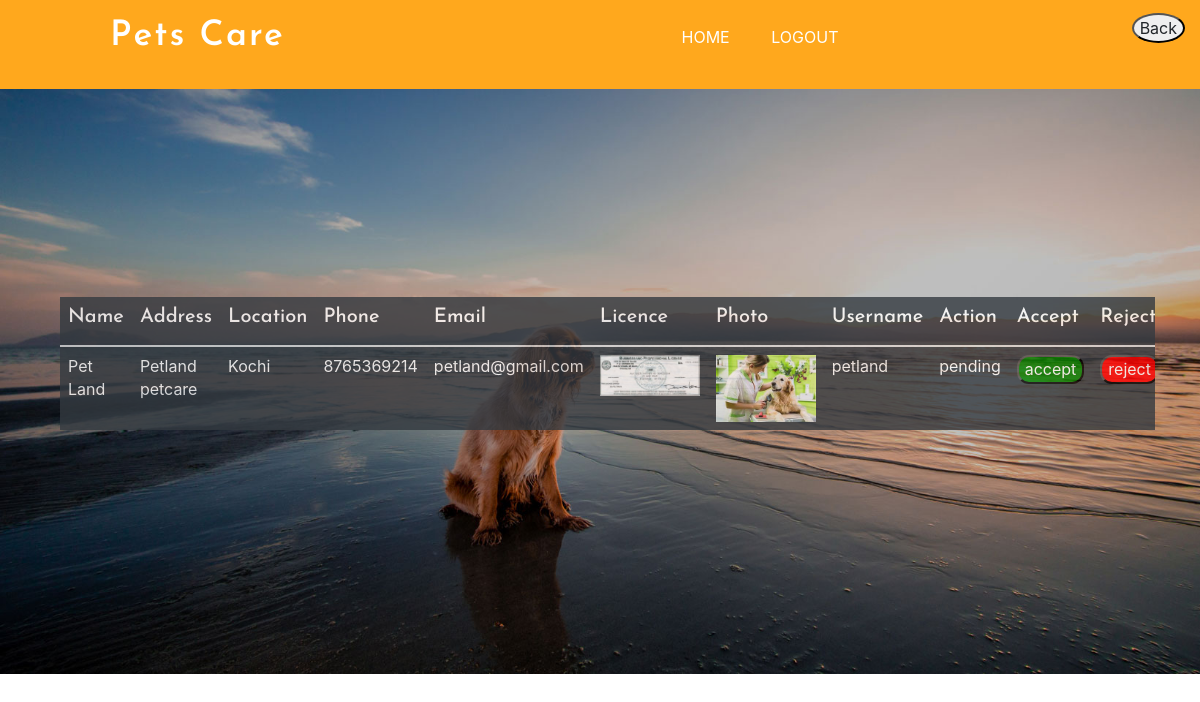
The page /req on the database its author committed.
### petsapp/models.py (models this page shows, shortened)
class caretaker(models.Model):
    Name = models.CharField(max_length=50)
    Address = models.CharField(max_length=50)
    Location=models.CharField(max_length=50)
    Photo=models.FileField()
    Phone = models.IntegerField()
    Email = models.EmailField()
    Licence=models.FileField()
    Username = models.CharField(max_length=50)
    Action=models.CharField(max_length=50)

### petsapp/views.py (the view)
# urls.py: path('req',views.request),
def request(re):
    if re.method == 'GET':
        d = caretaker.objects.filter(Action='pending')
        return render(re, 'request.html', {'r': d})
    else:
        return render(re, 'admin.html')

### template/request.html (shortened to what this page needs)
<!DOCTYPE html>
<html lang="en" xmlns="http://www.w3.org/1999/html">
{% load static %}
<head>
<link href="{% static 'airy/css/bootstrap.css' %}" rel="stylesheet" type="text/css" media="all" />
<link href="{% static 'airy/css/font-awesome.css' %}" rel="stylesheet">
<link href="{% static 'airy/css/easy-responsive-tabs.css' %}" rel='stylesheet' type='text/css'/>
<link href="{% static 'airy/css/component.css' %}" rel="stylesheet" type="text/css"  />
<link href="{% static 'airy/css/style.css' %}" rel="stylesheet" type="text/css" media="all" />
    <link rel="stylesheet" href="https://cdn.jsdelivr.net/npm/bootstrap@4.6.2/dist/css/bootstrap.min.css">
</head>
<body class="cbp-spmenu-push" id="home">
        <div id="house" class="top-header">
				<div class="col-md-6 logo-w3l w32">
					<h1 class="location"><a href="caretaker.html">Pets Care</a></h1>
				</div>
				<div class="col-md-6 logo-w3l w31 sea">
					<div class="right-w3l">
						<ul class="top-links"><li class="nav-item active">
                            	<a class="nav-link" href="aprofile" style="color:white">HOME <span class="sr-only">(current)</span></a>
                        	</li>
							<li class="nav-item active">
                            	<a class="nav-link" href="logout" style="color:white" >LOGOUT <span class="sr-only">(current)</span></a>
                        	</li>
						</ul>
					</div>
						<div class="w3ls_search">
				<div class="cd-main-header">
					<ul class="cd-header-buttons">
						<input type="button" style="border-radius: 50%;"value="Back" onclick="history.back()">
					</ul>
				</div>
			</div>
				</div>
				<div class="clearfix"></div>
		</div>
		<div class="banner" >
		     <div class="banner-slider">
				<div class="container">
			     <div id="top" class="callbacks_container">
					<ul class="rslides" id="slider4">
						<li>
						    <div class="banner-info">
<div class="container" style="height:auto;opacity:0.8">
    <table class="table  table-dark" >
        <thead>
        <th><h5>Name</h5></th>
        <th><h5>Address</h5></th>
        <th><h5>Location</h5></th>
        <th><h5>Phone</h5></th>
        <th><h5>Email</h5></th>
        <th><h5>Licence</h5></th>
        <th><h5>Photo</h5></th>
        <th><h5>Username</h5></th>
        <th><h5>Action</h5></th>
        <th><h5>Accept</h5></th>
        <th><h5>Reject</h5></th>
        </thead>
        <tbody>
{% for i in r %}
<td>{{i.Name}}</td>
<td>{{i.Address}}</td>
<td>{{i.Location}}</td>
<td>{{i.Phone}}</td>
<td>{{i.Email}}</td>
<td><img src="{{i.Licence.url}}" height="150px" width="100px" onclick="enlargeImage(this)"></td>
<td><img src="{{ i.Photo.url }}" height="100px" width="100px" onclick="enlargeImage(this)"></td>
<td>{{i.Username}}</td>
<td>{{i.Action}}</td>
<td>
    <form action="update" method="POST">
    <input type="submit" value="accept" style="border-radius: 12px;background-color:green;" onclick="return confirm('Do you want to accept this request?')">
    </form>
</td>
<td>
    <form action="delete" method="POST">
    <input type="submit" value="reject" style="border-radius: 12px;background-color:red"onclick="return confirm('Do you want to reject this request?')">
    </form>
</td>
        </tbody>
        {% endfor %}
    </table>
</div>
								</div>
					     </li>
					</ul>
				</div>
				</div>
			</div>
		</div>
</body>

### staticfile/airy/css/easy-responsive-tabs.css (style rules this page uses)
body { margin: 0px; padding: 0px; background: #f5f5f5; font-family: 'Segoe UI'; }

### staticfile/airy/css/component.css (style rules this page uses)
.cbp-spmenu-push { overflow-x: hidden; position: relative; left: 0; }
.cbp-spmenu, .cbp-spmenu-push { -webkit-transition: all 0.3s ease; -moz-transition: all 0.3s ease; transition: all 0.3s ease; }

### staticfile/airy/css/style.css (style rules this page uses)
html, body { margin:0; font-size: 100%; font-family: 'Open Sans', sans-serif; background: #fff; }
body a { text-decoration:none; transition:0.5s all; -webkit-transition:0.5s all; -moz-transition:0.5s all; -o-transition:0.5s all; -ms-transition:0.5s all; }
input[type="button"],input[type="submit"] { transition:0.5s all; -webkit-transition:0.5s all; -moz-transition:0.5s all; -o-transition:0.5s all; -ms-transition:0.5s all; }
h1,h2,h3,h4,h5,h6 { margin:0; font-family: 'Josefin Sans', sans-serif; font-weight: 600; }
ul { margin:0; padding:0; }
.top-header { padding: 1em 0; background: #ffa81d; }
h1.location { color: #fff; font-weight: 600; letter-spacing: 2px; text-align: left; padding-left: 5.8em; font-size: 2.6em; }
h1.location a { color: #fff; font-family: 'Josefin Sans', sans-serif; text-decoration: none; }
ul.top-links li { margin-left: 5px; margin-top: 5px; display: inline-block; }
.right-w3l { float: left; width: 50%; text-align: center; }
.logo-w3l.w31.sea { position: relative; }
.cd-main-header { -webkit-transform: translateZ(0); -moz-transform: translateZ(0); -ms-transform: translateZ(0); -o-transform: translateZ(0); transform: translateZ(0); will-change: transform; }
.cd-main-header { -webkit-transition: -webkit-transform 0.3s; -moz-transition: -moz-transform 0.3s; transition: transform 0.3s; }
.cd-header-buttons { position: absolute; display: inline-block; top:0px; right: 0; }
.banner-slider { background: url(../images/banner3.jpg) no-repeat 0px 0px; background-size: cover; -webkit-background-size: cover; -moz-background-size: cover; -o-background-size: cover; -ms-background-size: cover; min-height: 715px; }
.banner-info { text-align: left; margin-top: 17em; }
.callbacks_container { position: relative; }
.rslides { position: relative; list-style: none; overflow: hidden; width: 100%; padding: 0; }
.rslides li { -webkit-backface-visibility: hidden; position: absolute; display:none; width: 100%; left: 0; top: 0; }
.rslides li { position: relative; display: block; float: left; }
.rslides img { height: auto; border: 0; }
@media (max-width:1600px) { h1.location { padding-left: 5em; } }
@media (max-width:1440px) { h1.location { padding-left: 3.1em; } }
@media (max-width:1440px) { .banner-slider { min-height: 675px; } }
@media (max-width:1440px) { .banner-info { margin-top: 15em; } }
@media (max-width:1366px) { h1.location { padding-left: 2.7em; font-size: 2.2em; } }
@media (max-width:1366px) { ul.top-links li { margin-top: 1px; } }
@media (max-width:1366px) { .banner-slider { min-height: 640px; } }
@media (max-width:1366px) { .cd-header-buttons { top: -3px; } }
@media (max-width:1280px) { .banner-slider { min-height: 585px; } }
@media (max-width:1280px) { .banner-info { margin-top: 13em; } }

### rows shown on the page
caretaker: Name "Pet Land", Address "Petland petcare", Location "Kochi", Phone "8765369214", Email "petland@gmail.com", Licence (picture), Photo (picture), Username "petland", Action "pending"
